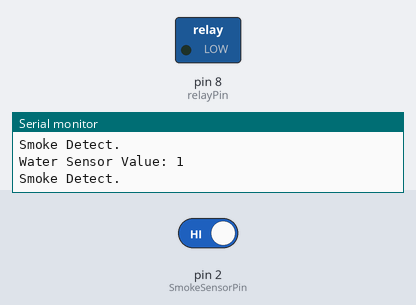
Recording of a sketch running on a simulated Arduino Uno, built with avr-gcc and run on an emulated ATmega328P. Parts: switched loads named in the sketch (green lamp = pin HIGH), the last lines printed to the serial monitor. Inputs (shaded band) come from the test bench; at power-on: pin 2 (SmokeSensorPin) HIGH.

Above: at 2.8 s.
2.9 s: pin 2 (SmokeSensorPin) driven LOW
At 4.2 s:
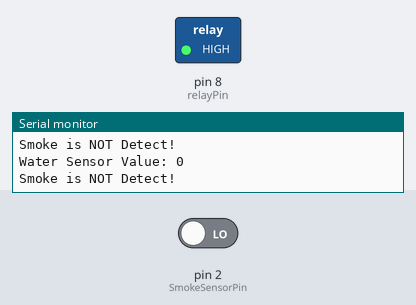
4.5 s: pin 2 (SmokeSensorPin) driven HIGH
At 5.8 s:
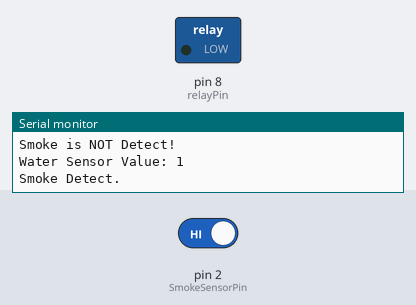
Timing chart, 0 to 7.5 s (numbered marks = the images above; inputs shaded):
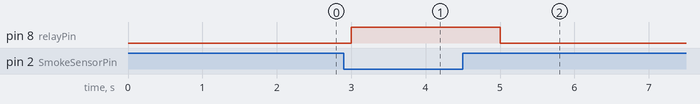

Measured:
- after the input at 2.9 s, pin 8 (relayPin): LOW → HIGH after 0.10 s
- after the input at 4.5 s, pin 8 (relayPin): HIGH → LOW after 0.50 s

The sketch:

SmokeSensor.ino
```cpp
int SmokeSensorPin = 2;
int relayPin = 8;

void setup(){
  pinMode(SmokeSensorPin, INPUT);
  pinMode(relayPin, OUTPUT);
  Serial.begin(9600);
}


void loop() {
  int sensorValue = digitalRead(SmokeSensorPin);

  Serial.print("Water Sensor Value: ");
  Serial.println(sensorValue);

  if (sensorValue == LOW) {
    Serial.println("Smoke is NOT Detect!");
    digitalWrite(relayPin, HIGH);
  } else {
    Serial.println("Smoke Detect.");
    digitalWrite(relayPin, LOW);
  }

  delay(1000);
}
```
